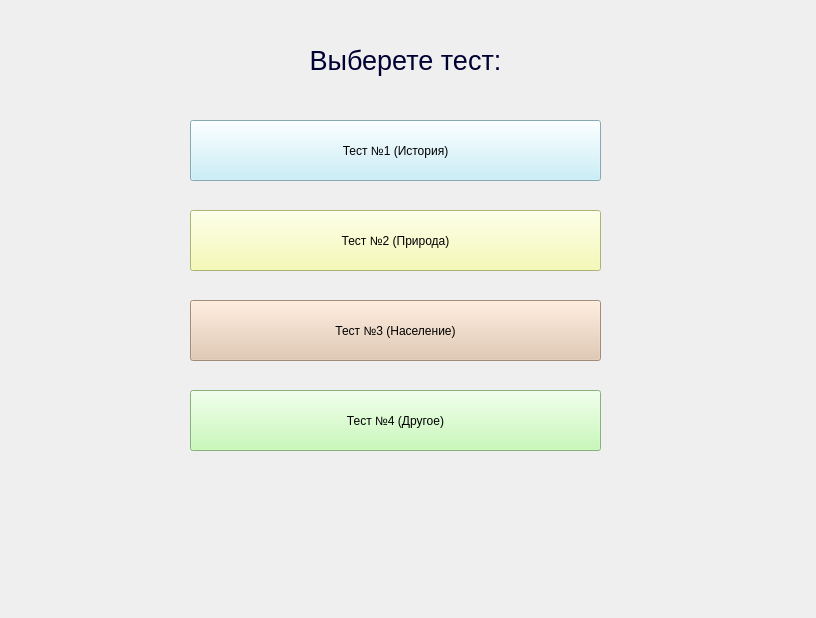
<?xml version="1.0" encoding="UTF-8"?>
<ui version="4.0">
 <class>Form</class>
 <widget class="QWidget" name="Form">
  <property name="geometry">
   <rect>
    <x>0</x>
    <y>0</y>
    <width>816</width>
    <height>618</height>
   </rect>
  </property>
  <property name="windowTitle">
   <string>Form</string>
  </property>
  <widget class="QLabel" name="label">
   <property name="geometry">
    <rect>
     <x>240</x>
     <y>40</y>
     <width>331</width>
     <height>41</height>
    </rect>
   </property>
   <property name="text">
    <string>&lt;html&gt;&lt;head/&gt;&lt;body&gt;&lt;p align=&quot;center&quot;&gt;&lt;span style=&quot; font-size:20pt; color:#000032;&quot;&gt;Выберете тест:&lt;/span&gt;&lt;/p&gt;&lt;/body&gt;&lt;/html&gt;</string>
   </property>
  </widget>
  <widget class="QPushButton" name="pushButton">
   <property name="geometry">
    <rect>
     <x>190</x>
     <y>120</y>
     <width>411</width>
     <height>61</height>
    </rect>
   </property>
   <property name="styleSheet">
    <string notr="true">font: 16pt &quot;MS Shell Dlg 2&quot;; 
background-color: rgb(189, 236, 248);</string>
   </property>
   <property name="text">
    <string>Тест №1 (История)</string>
   </property>
   <attribute name="buttonGroup">
    <string notr="true">buttonGroup</string>
   </attribute>
  </widget>
  <widget class="QPushButton" name="pushButton_2">
   <property name="geometry">
    <rect>
     <x>190</x>
     <y>210</y>
     <width>411</width>
     <height>61</height>
    </rect>
   </property>
   <property name="styleSheet">
    <string notr="true">font: 16pt &quot;MS Shell Dlg 2&quot;; 
background-color: rgb(243, 250, 163);</string>
   </property>
   <property name="text">
    <string>Тест №2 (Природа)</string>
   </property>
   <attribute name="buttonGroup">
    <string notr="true">buttonGroup</string>
   </attribute>
  </widget>
  <widget class="QPushButton" name="pushButton_3">
   <property name="geometry">
    <rect>
     <x>190</x>
     <y>300</y>
     <width>411</width>
     <height>61</height>
    </rect>
   </property>
   <property name="styleSheet">
    <string notr="true">font: 16pt &quot;MS Shell Dlg 2&quot;;
background-color: rgb(225, 196, 169);</string>
   </property>
   <property name="text">
    <string>Тест №3 (Население)</string>
   </property>
   <attribute name="buttonGroup">
    <string notr="true">buttonGroup</string>
   </attribute>
  </widget>
  <widget class="QPushButton" name="pushButton_4">
   <property name="geometry">
    <rect>
     <x>190</x>
     <y>390</y>
     <width>411</width>
     <height>61</height>
    </rect>
   </property>
   <property name="styleSheet">
    <string notr="true">font: 16pt &quot;MS Shell Dlg 2&quot;;
background-color: rgb(186, 249, 168);</string>
   </property>
   <property name="text">
    <string>Тест №4 (Другое)</string>
   </property>
   <attribute name="buttonGroup">
    <string notr="true">buttonGroup</string>
   </attribute>
  </widget>
 </widget>
 <resources/>
 <connections/>
 <buttongroups>
  <buttongroup name="buttonGroup"/>
 </buttongroups>
</ui>
